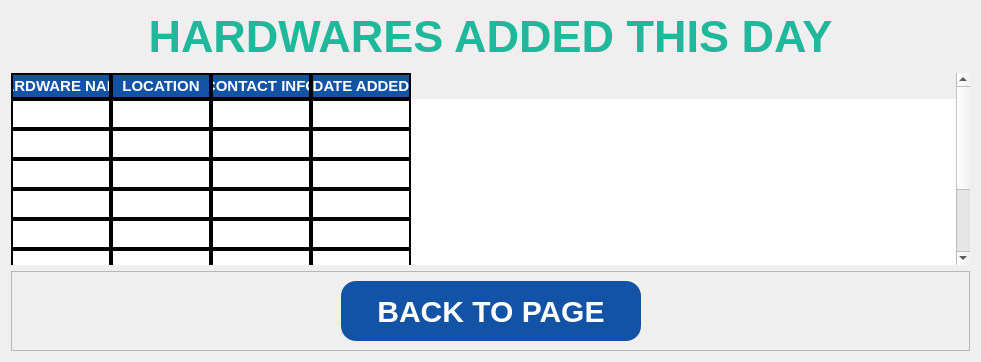
     <widget class="QWidget" name="page_13">
      <layout class="QVBoxLayout" name="verticalLayout_14">
       <item>
        <widget class="QLabel" name="label_24">
         <property name="minimumSize">
          <size>
           <width>0</width>
           <height>50</height>
          </size>
         </property>
         <property name="maximumSize">
          <size>
           <width>16777215</width>
           <height>50</height>
          </size>
         </property>
         <property name="styleSheet">
          <string notr="true">font-family: Segoe UI;
font-weight: bold;
color: #1FB89B;
font-size: 45px;
border-color: white;</string>
         </property>
         <property name="text">
          <string>HARDWARES ADDED THIS DAY</string>
         </property>
         <property name="alignment">
          <set>Qt::AlignCenter</set>
         </property>
        </widget>
       </item>
       <item>
        <widget class="QFrame" name="frame_35">
         <property name="frameShape">
          <enum>QFrame::StyledPanel</enum>
         </property>
         <property name="frameShadow">
          <enum>QFrame::Raised</enum>
         </property>
        </widget>
       </item>
       <item>
        <widget class="QTableWidget" name="hardwares_added_table">
         <property name="minimumSize">
          <size>
           <width>0</width>
           <height>0</height>
          </size>
         </property>
         <property name="maximumSize">
          <size>
           <width>16777215</width>
           <height>16777215</height>
          </size>
         </property>
         <property name="focusPolicy">
          <enum>Qt::NoFocus</enum>
         </property>
         <property name="styleSheet">
          <string notr="true">QTableWidget{
background-color: white;
gridline-color: black;
font-family: Segoe UI;
font-weight: bold;
color: black;
font-size: 15px;

	
}
QTableView::item {
border: 2px solid black;
}
QHeaderView::section{
background-color: #1353A5;
border: 2px solid black;
font: bold 15px Arial, serif;
color: rgb(255, 255, 255);
}
</string>
         </property>
         <property name="frameShape">
          <enum>QFrame::NoFrame</enum>
         </property>
         <property name="frameShadow">
          <enum>QFrame::Sunken</enum>
         </property>
         <property name="horizontalScrollBarPolicy">
          <enum>Qt::ScrollBarAlwaysOff</enum>
         </property>
         <property name="editTriggers">
          <set>QAbstractItemView::NoEditTriggers</set>
         </property>
         <property name="showGrid">
          <bool>false</bool>
         </property>
         <property name="gridStyle">
          <enum>Qt::SolidLine</enum>
         </property>
         <property name="wordWrap">
          <bool>true</bool>
         </property>
         <property name="cornerButtonEnabled">
          <bool>true</bool>
         </property>
         <attribute name="horizontalHeaderHighlightSections">
          <bool>true</bool>
         </attribute>
         <attribute name="verticalHeaderVisible">
          <bool>false</bool>
         </attribute>
         <attribute name="verticalHeaderCascadingSectionResizes">
          <bool>false</bool>
         </attribute>
         <attribute name="verticalHeaderHighlightSections">
          <bool>true</bool>
         </attribute>
         <attribute name="verticalHeaderShowSortIndicator" stdset="0">
          <bool>false</bool>
         </attribute>
         <attribute name="verticalHeaderStretchLastSection">
          <bool>false</bool>
         </attribute>
         <row>
          <property name="text">
           <string>New Row</string>
          </property>
         </row>
         <row>
          <property name="text">
           <string>New Row</string>
          </property>
         </row>
         <row>
          <property name="text">
           <string>New Row</string>
          </property>
         </row>
         <row>
          <property name="text">
           <string>New Row</string>
          </property>
         </row>
         <row>
          <property name="text">
           <string>New Row</string>
          </property>
         </row>
         <row>
          <property name="text">
           <string>New Row</string>
          </property>
         </row>
         <row>
          <property name="text">
           <string>New Row</string>
          </property>
         </row>
         <row>
          <property name="text">
           <string>New Row</string>
          </property>
         </row>
         <column>
          <property name="text">
           <string>HARDWARE NAME</string>
          </property>
         </column>
         <column>
          <property name="text">
           <string>LOCATION</string>
          </property>
         </column>
         <column>
          <property name="text">
           <string> CONTACT INFO </string>
          </property>
         </column>
         <column>
          <property name="text">
           <string>DATE ADDED</string>
          </property>
         </column>
        </widget>
       </item>
       <item>
        <widget class="QFrame" name="frame_32">
         <property name="frameShape">
          <enum>QFrame::StyledPanel</enum>
         </property>
         <property name="frameShadow">
          <enum>QFrame::Raised</enum>
         </property>
         <layout class="QHBoxLayout" name="horizontalLayout_21">
          <item>
           <spacer name="horizontalSpacer_32">
            <property name="orientation">
             <enum>Qt::Horizontal</enum>
            </property>
            <property name="sizeHint" stdset="0">
             <size>
              <width>320</width>
              <height>20</height>
             </size>
            </property>
           </spacer>
          </item>
          <item>
           <widget class="QPushButton" name="hardwares_added_backPage_btn">
            <property name="minimumSize">
             <size>
              <width>300</width>
              <height>60</height>
             </size>
            </property>
            <property name="cursor">
             <cursorShape>PointingHandCursor</cursorShape>
            </property>
            <property name="styleSheet">
             <string notr="true">QPushButton{
background-color: #1353A5;
color: white;
font-family: Segoe UI;
font-weight: bold;
font-size: 30px;
border-radius: 15px;
}

QPushButton::hover{
text-decoration: underline;
background-color: #0B3163;
}</string>
            </property>
            <property name="text">
             <string>BACK TO PAGE</string>
            </property>
           </widget>
          </item>
          <item>
           <spacer name="horizontalSpacer_33">
            <property name="orientation">
             <enum>Qt::Horizontal</enum>
            </property>
            <property name="sizeHint" stdset="0">
             <size>
              <width>319</width>
              <height>20</height>
             </size>
            </property>
           </spacer>
          </item>
         </layout>
        </widget>
       </item>
      </layout>
     </widget>
